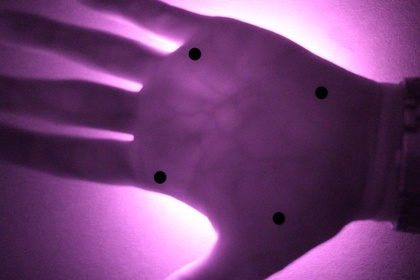
%> input picture Matlab work/squareIRJ2.jpeg, 420 x 280 px, shrunk from 640 x 427 before the run
$ octave main2.m   (GNU Octave 9; MATLAB toolbox functions it lacks are replaced by stand-ins)
%> lines starting %> are read from the running program, lines starting %| are printed output that depends on the picture
### cropIR2.m
function [IMG] = cropIR2(IMG,bw_thres)
% This function allows you to crop a square of the image of
% the hand according to the points drawn.
% Debug by hasegawa

img_size = 500;

% Grayscale
I = rgb2gray(IMG);

% Find corners of the square
[C1,C2,C3,C4] = searchCorner2(IMG,bw_thres);

% Bub fix by hasegawa
C1(3) = fix(C1(1)/size(IMG,2)*2)*img_size;
C1(4) = fix(C1(2)/size(IMG,1)*2)*img_size;
C2(3) = fix(C2(1)/size(IMG,2)*2)*img_size;
C2(4) = fix(C2(2)/size(IMG,1)*2)*img_size;
C3(3) = fix(C3(1)/size(IMG,2)*2)*img_size;
C3(4) = fix(C3(2)/size(IMG,1)*2)*img_size;
C4(3) = fix(C4(1)/size(IMG,2)*2)*img_size;
C4(4) = fix(C4(2)/size(IMG,1)*2)*img_size;

% Transform the two images (RGB and NIR) so that the points form a square.
movingPoints = [C2(1) C2(2); C1(1) C1(2); C3(1) C3(2); C4(1) C4(2)];
% Bug fix by hasegawa
fixedPoints = [C2(3) C2(4); C1(3) C1(4); C3(3) C3(4); C4(3) C4(4)];
tform = fitgeotrans(movingPoints,fixedPoints,'projective');
IMG = imwarp(IMG,tform,'FillValues',255);

% Find the new corners to crop
[C1,C2,C3,C4] = searchCorner2(IMG,bw_thres);

C = fix([C1(1) C1(2); C2(1) C2(2); C3(1) C3(2); C4(1) C4(2)]);
P = fix([C(1,1)+C(1,2); C(2,1)+C(2,2); C(3,1)+C(3,2); C(4,1)+C(4,2)]);
P2 = (P==min(P));
P3 = find(P2);
P2 = (P==max(P));
P4 = find(P2);

IMG = imcrop(IMG, [C(P3,1) C(P3,2) C(P4,1)-C(P3,1) C(P4,2)-C(P3,2)]);

end

### dist/Matlab work/dist/main2.m
%% Main 2 :
% This script allows search optimization of the equation
% from a palm of a Japanese hand

% Load images
im = imread('squareIRJ2.jpeg');
%> im is the input picture: size 280x420x3 uint8; mean R, G, B 115.9, 65.4, 117.6
im2 = imread('squareJ2.jpeg');
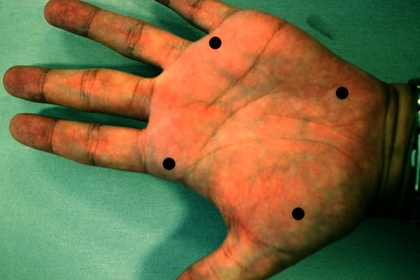
%> input picture dist/Matlab work/dist/squareJ2.jpeg, 420 x 280 px, shrunk from 640 x 427 before the run
%> im2 is the input picture: size 280x420x3 uint8; mean R, G, B 122.5, 106.2, 65.3

% Croppping
im = cropIR2(im);
%> in cropIR2, `I = rgb2gray(IMG);`:
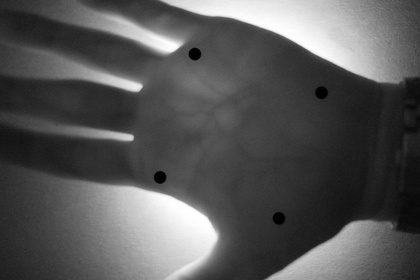
%> I: size 280x420 uint8; min 0, max 255, mean 86.4
%> the run ends on the next line
